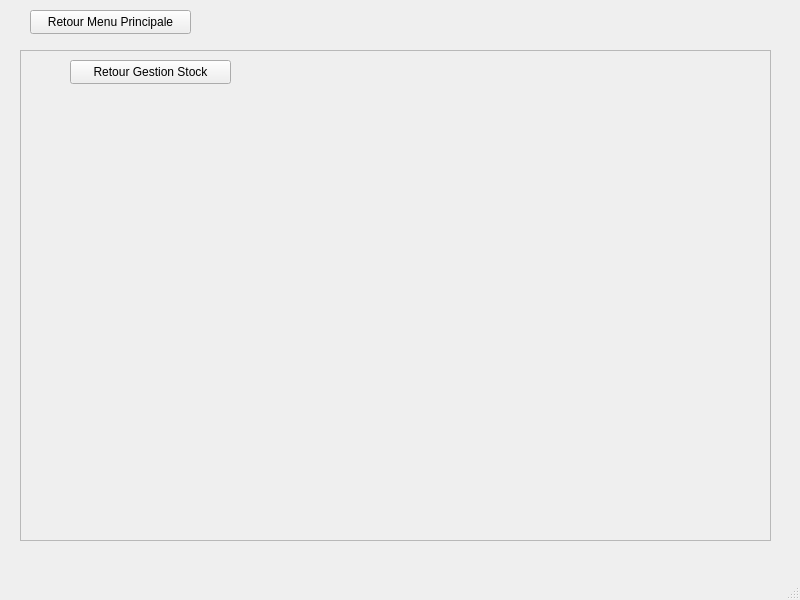
<?xml version="1.0" encoding="UTF-8"?>
<ui version="4.0">
 <class>statistique</class>
 <widget class="QMainWindow" name="statistique">
  <property name="geometry">
   <rect>
    <x>0</x>
    <y>0</y>
    <width>800</width>
    <height>600</height>
   </rect>
  </property>
  <property name="windowTitle">
   <string>MainWindow</string>
  </property>
  <widget class="QWidget" name="centralwidget">
   <widget class="QPushButton" name="pushButton">
    <property name="geometry">
     <rect>
      <x>30</x>
      <y>10</y>
      <width>161</width>
      <height>24</height>
     </rect>
    </property>
    <property name="text">
     <string>Retour Menu Principale</string>
    </property>
   </widget>
   <widget class="QFrame" name="frame">
    <property name="geometry">
     <rect>
      <x>20</x>
      <y>50</y>
      <width>751</width>
      <height>491</height>
     </rect>
    </property>
    <property name="frameShape">
     <enum>QFrame::StyledPanel</enum>
    </property>
    <property name="frameShadow">
     <enum>QFrame::Raised</enum>
    </property>
    <widget class="QPushButton" name="pushButton_3">
     <property name="geometry">
      <rect>
       <x>50</x>
       <y>10</y>
       <width>161</width>
       <height>24</height>
      </rect>
     </property>
     <property name="text">
      <string>Retour Gestion Stock</string>
     </property>
    </widget>
    <widget class="QFrame" name="horizontalFrame">
     <property name="geometry">
      <rect>
       <x>50</x>
       <y>40</y>
       <width>681</width>
       <height>441</height>
      </rect>
     </property>
     <layout class="QHBoxLayout" name="horizontalLayout"/>
    </widget>
   </widget>
  </widget>
  <widget class="QMenuBar" name="menubar">
   <property name="geometry">
    <rect>
     <x>0</x>
     <y>0</y>
     <width>800</width>
     <height>21</height>
    </rect>
   </property>
  </widget>
  <widget class="QStatusBar" name="statusbar"/>
 </widget>
 <resources/>
 <connections/>
</ui>
